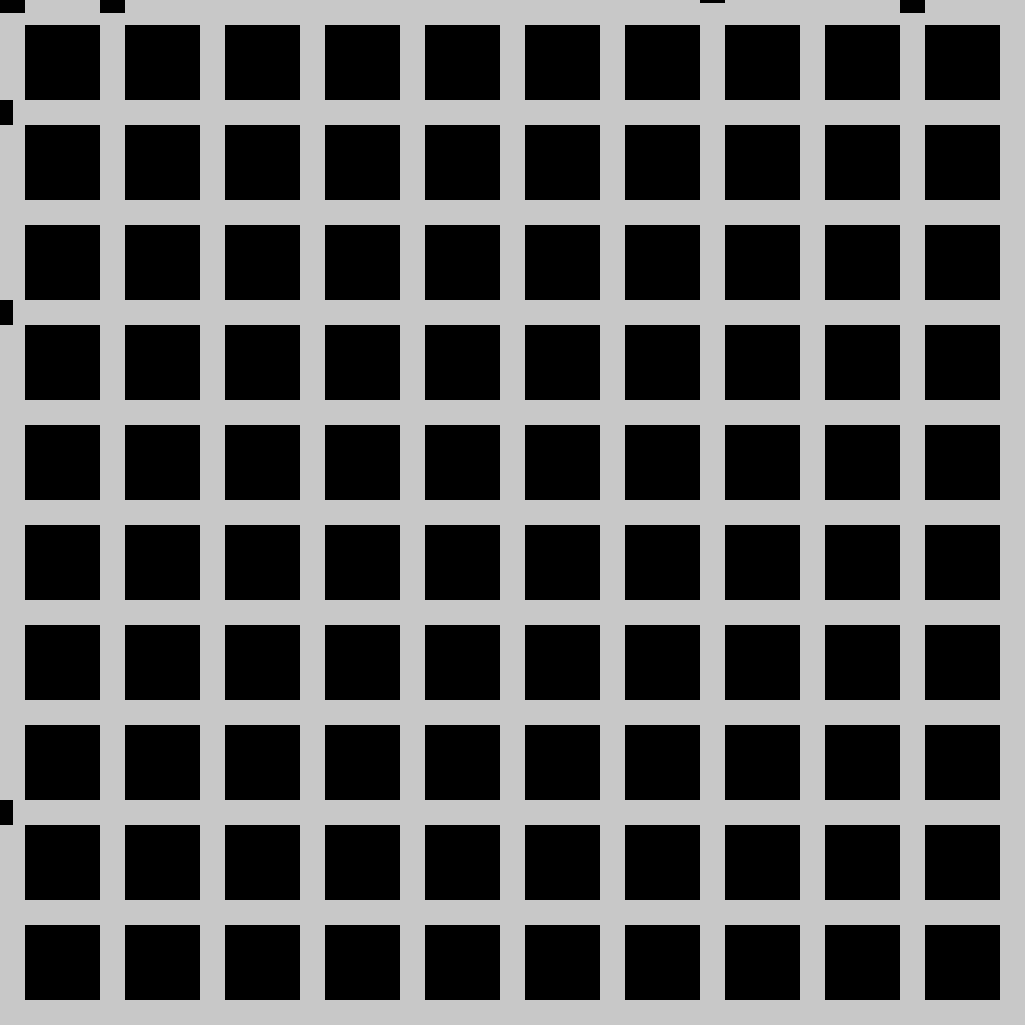
Frame 1 (no input)
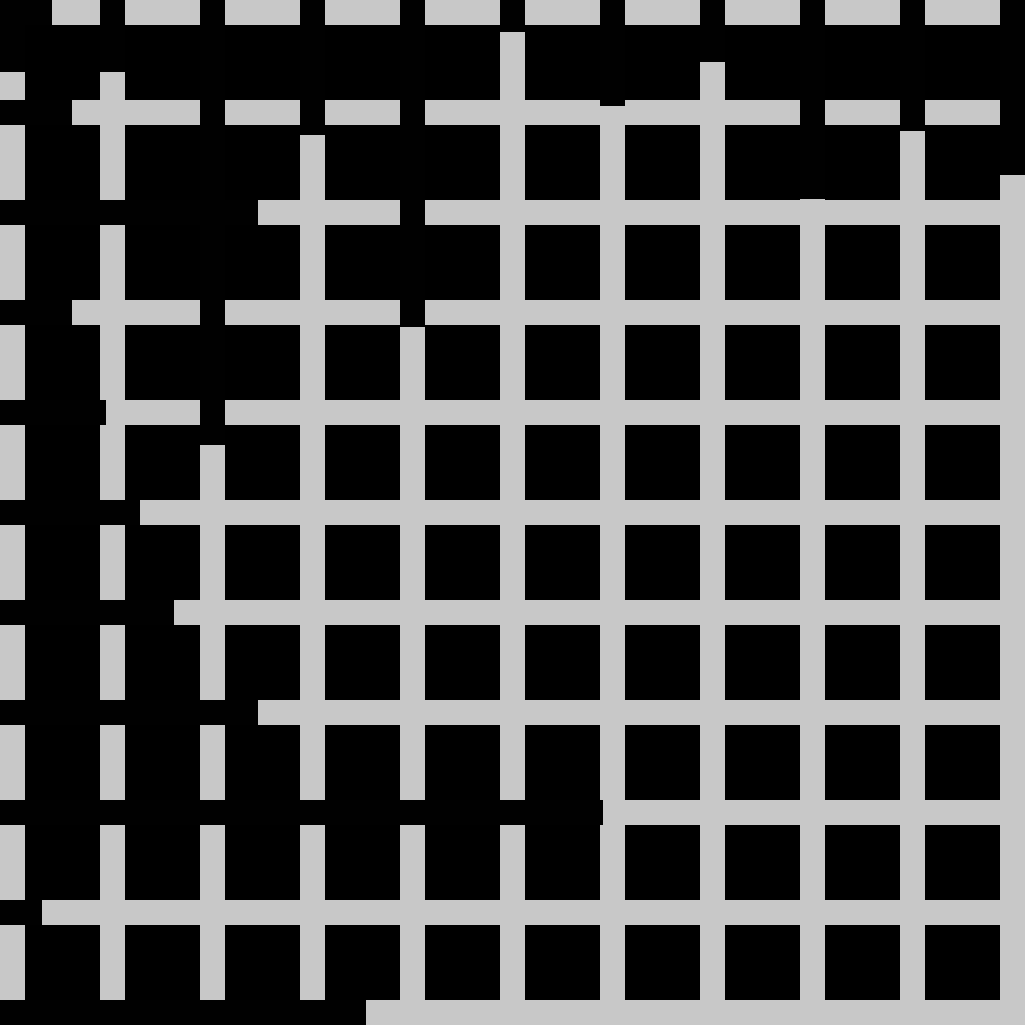
Frame 60 (the mouse pressed at the canvas centre just before this capture)
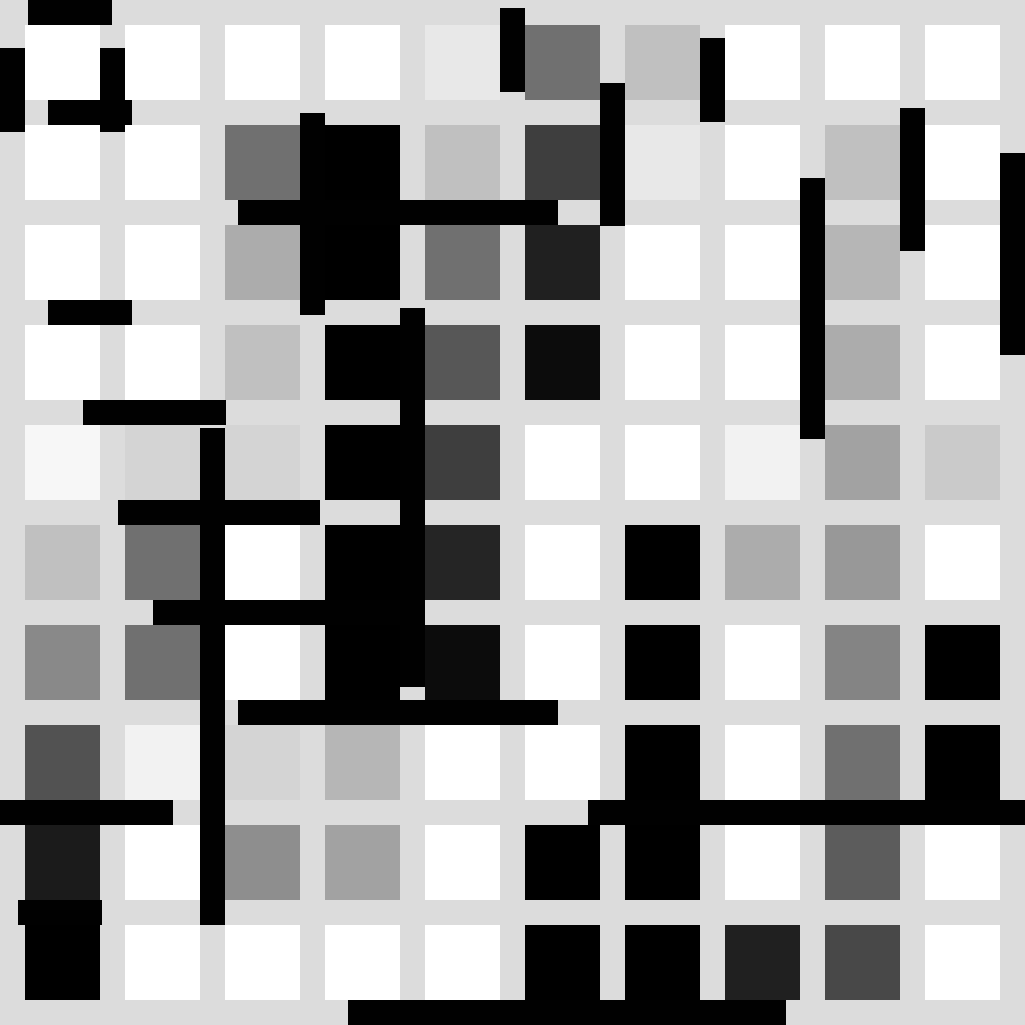
Frame 120 (the mouse held since frame 60 and released just before this capture)

The Processing sketch that drew these frames (run headless with seeded random() and noise(); from frame 60 on, the mouse is pressed at the canvas centre):

// Processing sketch: processing_58059
// ── processing_58059.pde

// Created by Joseph Kennedy
// ARCH 2503 Digital Media, Department of Architecture, Cornell AAP

int a = 0;
int b = 0;
int c = 0;
int d = 0;
int e = 0;
int f = 0;
int g = 0;
int h = 0;
int i = 0;
int j = 0;
int k = 0;
int l = 0;
int m = 0;
int n = 0;
int o = 0;
int p = 0;
int q = 0;
int r = 0;
int s = 0;
int t = 0;
int u = 0;
int v = 0;
int count = 0;
int click = 10;

void setup() {
  size(1025, 1025);
}
void draw() {

  for ( int x = 20; count < click; x += 20) {
    fill(x);
    rect(0, 0, 1025, 1025);
    noStroke();
    count ++;
  }

  float mx = mouseX;
  float my = mouseY;


  fill(mx/2+my/2-45);
  rect(25, 25, 75, 75);

  fill(mx/2+my/2-100); 
  rect(25, 125, 75, 75);

  fill(mx/2+my/2-155);
  rect(25, 225, 75, 75);

  fill(mx/2+my/2-210);
  rect(25, 325, 75, 75);

  fill(mx/2+my/2-265);
  rect(25, 425, 75, 75); 

  fill(mx/2+my/2-320);
  rect(25, 525, 75, 75);

  fill(mx/2+my/2-375);
  rect(25, 625, 75, 75);

  fill(mx/2+my/2-430);
  rect(25, 725, 75, 75);

  fill(mx/2+my/2-485);
  rect(25, 825, 75, 75);

  fill(mx/2+my/2-540);
  rect(25, 925, 75, 75);

  //Column 1

  fill(mx/2+my/2-100);
  rect(125, 25, 75, 75);

  fill(mx/2+my/2-15);
  rect(125, 125, 75, 75);

  fill(mx/2+my/2-100);
  rect(125, 225, 75, 75);

  fill(mx/2+my/2-155);
  rect(125, 325, 75, 75);

  fill(mx/2+my/2-300);
  rect(125, 425, 75, 75); 

  fill(mx/2+my/2-400);
  rect(125, 525, 75, 75);

  fill(mx/2+my/2-400);
  rect(125, 625, 75, 75);

  fill(mx/2+my/2-270);
  rect(125, 725, 75, 75);

  fill(mx/2+my/2-225);
  rect(125, 825, 75, 75);

  fill(mx/2+my/2-120);
  rect(125, 925, 75, 75);

  //Column 2

  fill(mx/2+my/2-155);
  rect(225, 25, 75, 75);

  fill(mx/2+my/2-400);
  rect(225, 125, 75, 75);

  fill(mx/2+my/2-340);
  rect(225, 225, 75, 75);

  fill(mx/2+my/2-320);
  rect(225, 325, 75, 75);

  fill(mx/2+my/2-300);
  rect(225, 425, 75, 75); 

  fill(mx/2+my/2-100);
  rect(225, 525, 75, 75);

  fill(mx/2+my/2-230);
  rect(225, 625, 75, 75);

  fill(mx/2+my/2-300);
  rect(225, 725, 75, 75);

  fill(mx/2+my/2-370);
  rect(225, 825, 75, 75);

  fill(mx/2+my/2-180);
  rect(225, 925, 75, 75);

  // Column 3

  fill(mx/2+my/2-210);
  rect(325, 25, 75, 75);

  fill(mx/2+my/2-550);
  rect(325, 125, 75, 75);

  fill(mx/2+my/2-600);
  rect(325, 225, 75, 75);

  fill(mx/2+my/2-670);
  rect(325, 325, 75, 75);

  fill(mx/2+my/2-630);
  rect(325, 425, 75, 75); 

  fill(mx/2+my/2-580);
  rect(325, 525, 75, 75);

  fill(mx/2+my/2-520);
  rect(325, 625, 75, 75);

  fill(mx/2+my/2-330);
  rect(325, 725, 75, 75);

  fill(mx/2+my/2-350);
  rect(325, 825, 75, 75);

  fill(mx/2+my/2-230);
  rect(325, 925, 75, 75);

  //Column 4

  fill(mx/2+my/2-280);
  rect(425, 25, 75, 75);

  fill(mx/2+my/2-320);
  rect(425, 125, 75, 75);

  fill(mx/2+my/2-400);
  rect(425, 225, 75, 75);

  fill(mx/2+my/2-425);
  rect(425, 325, 75, 75);

  fill(mx/2+my/2-450);
  rect(425, 425, 75, 75); 

  fill(mx/2+my/2-475);
  rect(425, 525, 75, 75);

  fill(mx/2+my/2-500);
  rect(425, 625, 75, 75);

  fill(mx/2+my/2-120);
  rect(425, 725, 75, 75);

  fill(mx/2+my/2-150);
  rect(425, 825, 75, 75);

  fill(mx/2+my/2-250);
  rect(425, 925, 75, 75);

  //Column 5

    fill(mx/2+my/2-400);
  rect(525, 25, 75, 75);

  fill(mx/2+my/2-450);
  rect(525, 125, 75, 75);

  fill(mx/2+my/2-480);
  rect(525, 225, 75, 75);

  fill(mx/2+my/2-500);
  rect(525, 325, 75, 75);

  fill(mx/2+my/2-230);
  rect(525, 425, 75, 75); 

  fill(mx/2+my/2-190);
  rect(525, 525, 75, 75);

  fill(mx/2+my/2-150);
  rect(525, 625, 75, 75);

  fill(mx/2+my/2-120);
  rect(525, 725, 75, 75);

  fill(mx/2+my/2-600);
  rect(525, 825, 75, 75);

  fill(mx/2+my/2-650);
  rect(525, 925, 75, 75);

  //Column 6

  fill(mx/2+my/2-320);
  rect(625, 25, 75, 75);

  fill(mx/2+my/2-280);
  rect(625, 125, 75, 75);

  fill(mx/2+my/2-135);
  rect(625, 225, 75, 75);

  fill(mx/2+my/2-100);
  rect(625, 325, 75, 75);

  fill(mx/2+my/2-85);
  rect(625, 425, 75, 75); 

  fill(mx/2+my/2-700);
  rect(625, 525, 75, 75);

  fill(mx/2+my/2-620);
  rect(625, 625, 75, 75);

  fill(mx/2+my/2-580);
  rect(625, 725, 75, 75);

  fill(mx/2+my/2-550);
  rect(625, 825, 75, 75);

  fill(mx/2+my/2-520);
  rect(625, 925, 75, 75);

  //Clolumn 7

  fill(mx/2+my/2-210);
  rect(725, 25, 75, 75);

  fill(mx/2+my/2-250);
  rect(725, 125, 75, 75);

  fill(mx/2+my/2-160);
  rect(725, 225, 75, 75);

  fill(mx/2+my/2-220);
  rect(725, 325, 75, 75);

  fill(mx/2+my/2-270);
  rect(725, 425, 75, 75); 

  fill(mx/2+my/2-340);
  rect(725, 525, 75, 75);

  fill(mx/2+my/2-230);
  rect(725, 625, 75, 75);

  fill(mx/2+my/2-220);
  rect(725, 725, 75, 75);

  fill(mx/2+my/2-140);
  rect(725, 825, 75, 75);

  fill(mx/2+my/2-480);
  rect(725, 925, 75, 75);

  //Column 8

  fill(mx/2+my/2-180);
  rect(825, 25, 75, 75);

  fill(mx/2+my/2-320);
  rect(825, 125, 75, 75);

  fill(mx/2+my/2-330);
  rect(825, 225, 75, 75);

  fill(mx/2+my/2-340);
  rect(825, 325, 75, 75);

  fill(mx/2+my/2-350);
  rect(825, 425, 75, 75); 

  fill(mx/2+my/2-360);
  rect(825, 525, 75, 75);

  fill(mx/2+my/2-380);
  rect(825, 625, 75, 75);

  fill(mx/2+my/2-400);
  rect(825, 725, 75, 75);

  fill(mx/2+my/2-420);
  rect(825, 825, 75, 75);

  fill(mx/2+my/2-440);
  rect(825, 925, 75, 75);

  //Column 9

  fill(mx/2+my/2-150);
  rect(925, 25, 75, 75);

  fill(mx/2+my/2-110);
  rect(925, 125, 75, 75);

  fill(mx/2+my/2-80);
  rect(925, 225, 75, 75);

  fill(mx/2+my/2-60);
  rect(925, 325, 75, 75);

  fill(mx/2+my/2-310);
  rect(925, 425, 75, 75); 

  fill(mx/2+my/2-240);
  rect(925, 525, 75, 75);

  fill(mx/2+my/2-600);
  rect(925, 625, 75, 75);

  fill(mx/2+my/2-650);
  rect(925, 725, 75, 75);

  fill(mx/2+my/2-230);
  rect(925, 825, 75, 75);

  fill(mx/2+my/2-180);
  rect(925, 925, 75, 75);

  {
    stroke(1);
    strokeWeight(25);
    fill(0);
    rect(a, 112, .5, .5);
    a++;
  }
  {
    stroke(1);
    strokeWeight(25);
    fill(0);
    rect(b-50, 212, .5, .5);
    b+=5;
  }
  {
    stroke(1);
    strokeWeight(25);
    fill(0);
    rect(c, 312, .5, .5);
    c++;
  }
  {
    stroke(1);
    strokeWeight(25);
    fill(0);
    rect(d-25, 412, .5, .5);
    d+=2;
  }
  {
    stroke(1);
    strokeWeight(25);
    fill(0);
    rect(e-50, 512, .5, .5);
    e+=3;
  }
  {
    stroke(1);
    strokeWeight(25);
    fill(0);
    rect(f-75, 612, .5, .5);
    f+=4;
  } 
  {
    stroke(1);
    strokeWeight(25);
    fill(0);
    rect(g-50, 712, .5, .5);
    g+=5;
  }
  {
    stroke(1);
    strokeWeight(25);
    fill(0);
    rect(h, 812, .5, .5);
    h+=10;
  }
  {
    stroke(1);
    strokeWeight(25);
    fill(0);
    rect(i-30, 912, .5, .5);
    i++;
  }
  {
    stroke(1);
    strokeWeight(25);
    fill(0);
    rect(112, j, .5, .5);
    j++;
  }
  {
    stroke(1);
    strokeWeight(25);
    fill(0);
    rect(212, k-40, .5, .5);
    k+=8;
  }
  {
    stroke(1);
    strokeWeight(25);
    fill(0);
    rect(312, l-55, .5, .5);
    l+=3;
  }
  {
    stroke(1);
    strokeWeight(25);
    fill(0);
    rect(412, m-40, .5, .5);
    m+=6;
  }
  {
    stroke(1);
    strokeWeight(25);
    fill(0);
    rect(512, n-40, .5, .5);
    n++;
  }
  {
    stroke(1);
    strokeWeight(25);
    fill(0);
    rect(612, o-25, .5, .5);
    o+=2;
  }
  {
    stroke(1);
    strokeWeight(25);
    fill(0);
    rect(712, p-10, .5, .5);
    p++;
  }
  {
    stroke(1);
    strokeWeight(25);
    fill(0);
    rect(812, q-50, .5, .5);
    q+=4;
  }
  {
    stroke(1);
    strokeWeight(25);
    fill(0);
    rect(912, r, .5, .5);
    r+=2;
  }
  {
    stroke(1);
    strokeWeight(25);
    fill(0);
    rect(12, s, .5, .5);
    s++;
  }  
  {
    stroke(1);
    strokeWeight(25);
    fill(0);
    rect(1012, t-15, .5, .5);
    t+=3;
  }
  {
    stroke(1);
    strokeWeight(25);
    fill(0);
    rect(u-20, 12, .5, .5);
    u++;
  }
  {
    stroke(1);
    strokeWeight(25);
    fill(0);
    rect(v-60, 1012, .5, .5);
    v+=7;
  }
  if (a>width) {
    a=0;
  } 
  if (b>width+50) {
    b=0;
  }
  if (c>width) {
    c=0;
  }
  if (d>width+25) {
    d=0;
  }
  if (e>width+50) {
    e=0;
  }
  if (f>width+75) {
    f=0;
  }
  if (g>width+50) {
    g=0;
  }
  if (h>width) {
    h=0;
  }
  if (i>width+30) {
    i=0;
  }
  if (j>width) {
    j=0;
  }
  if (k>width+40) {
    k=0;
  }
  if (l>width+55) {
    l=0;
  }
  if (m>width+40) {
    m=0;
  }
  if (n>width) {
    n=0;
  }
  if (o>width+25) {
    o=0;
  }
  if (p>width+10) {
    p=0;
  }
  if (q>width+50) {
    q=0;
  }
  if (r>width) {
    r=0;
  }
  if (s>width) {
    s=0;
  }
  if (t>width+15) {
    t=0;
  }
  if (u>width+20) {
    u=0;
  }
  if (v>width+60) {
    v=0;
  }

  noStroke();
}

void mousePressed () {
  count = 0;
  click ++;
}
